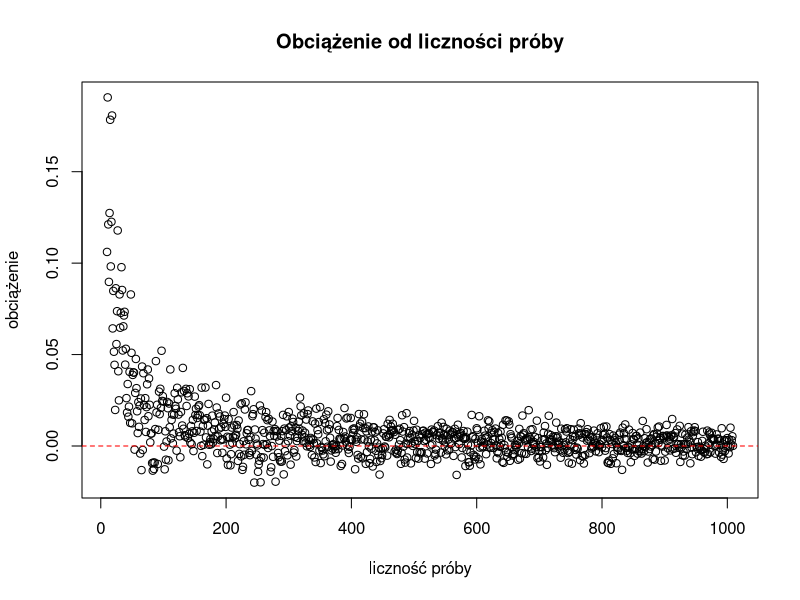
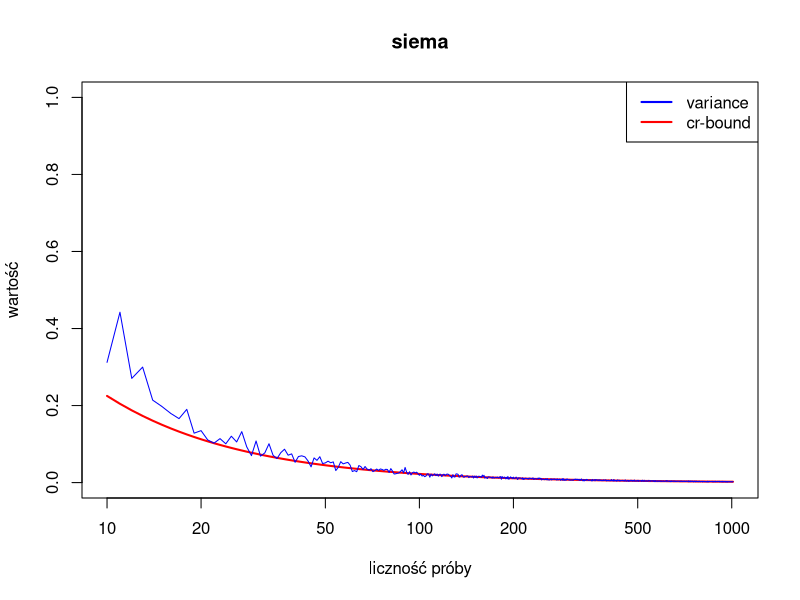

The R script that drew these images, in order:
# set params of experiment
set.seed(2137)
our_lambda <- 3/2
use_analitical_solution <- TRUE
start <- 10
step <- 1
no_of_steps <- 1000
no_of_simulations_in_single_step <- 100


# do experiment
log_like_fn <- function(lambda, X){
  X <- as.matrix(X)
  n <- length(X)
  fn <- n*log(lambda) - lambda*sum(X)
  
  return (-fn)
}

simulate_for_sample_size <- function(lambda, sample_size){
  
  estimators = c()
  for (i in 1:no_of_simulations_in_single_step){
    random_sample <- rexp(sample_size, lambda)
    
    # 1. calculate maximum likelihood estimations
    if (use_analitical_solution){
      # https://www.statlect.com/fundamentals-of-statistics/exponential-distribution-maximum-likelihood
      est = length(random_sample)/sum(random_sample)
    }else{
      # https://www.youtube.com/watch?v=w3drLH-DFpE
      mle_est <- optim(par=3, fn=log_like_fn, lower=0, upper=Inf, method="L-BFGS-B", X = random_sample)
      est <- mle_est$par
    }
    
    estimators <- c(estimators, est)
  }
  final_est <- mean(estimators)
  
  # 2. calculate its bias
  bias <- final_est - lambda # abs?
  
  # 3. calculate cr bound
  fisher_inf <- 1/(lambda^2) 
  m_prim <- 1
  cr_bound <- m_prim / (sample_size * fisher_inf)
  
  # 4. calculate variance
  variance <- mean((estimators - lambda)^2)
  
  return (c(sample_size, est, bias, variance, cr_bound))
}


################################################################################

column_names <- c('sample_size', 'estimated_lambda', 'bias', 'variance', 'cr_bound')
results <- data.frame(matrix(ncol = length(column_names), nrow = 0))
colnames(results) <- column_names

for (i in 1:no_of_steps){
  sample_size <- start + step * (i-1)
  print(sample_size)
  result <- simulate_for_sample_size(our_lambda, sample_size)
  
  result <- as.data.frame(t(result))
  colnames(result) <- column_names
  results <- rbind(results, result)
}
print(results)


# plot bias
plot(results$bias ~ results$sample_size, 
     main = 'Obciążenie od liczności próby', xlab = 'liczność próby', ylab = 'obciążenie')
abline(h = 0, col = 'red', lty=2)

# plot cr-bound and variance
plot(results$cr_bound ~ results$sample_size, 
     main = 'siema', xlab = 'liczność próby', ylab = 'wartość', type = 'l', col = 'red', lwd = 2, ylim=c(0,1), log = 'x')
lines(results$sample_size, results$variance, col='blue', lwd = 1)
legend(x = 'topright', c('variance', 'cr-bound'), col = c('blue', 'red'), lty=c(1, 1), lwd = 2)

# links to not forget them
# https://www-users.mat.umk.pl/~alzaig/inf_Fi.pdf
# https://www-users.mat.umk.pl/~alzaig/nie_C_R.pdf